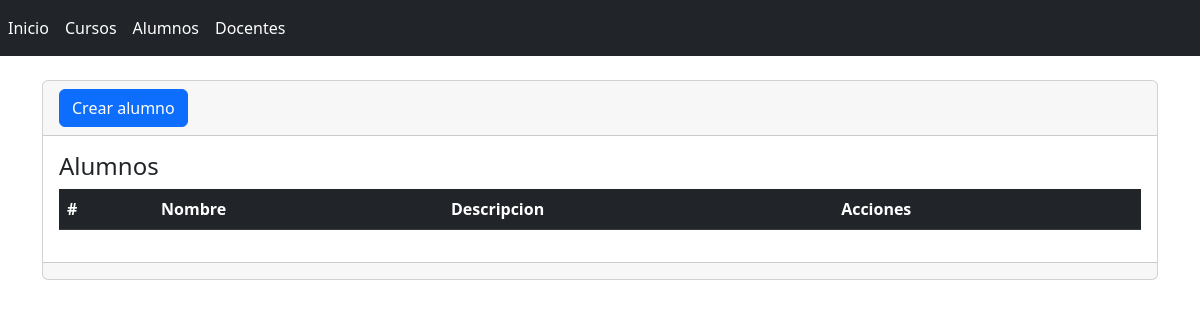
Page /alumnos on the earlier database version.
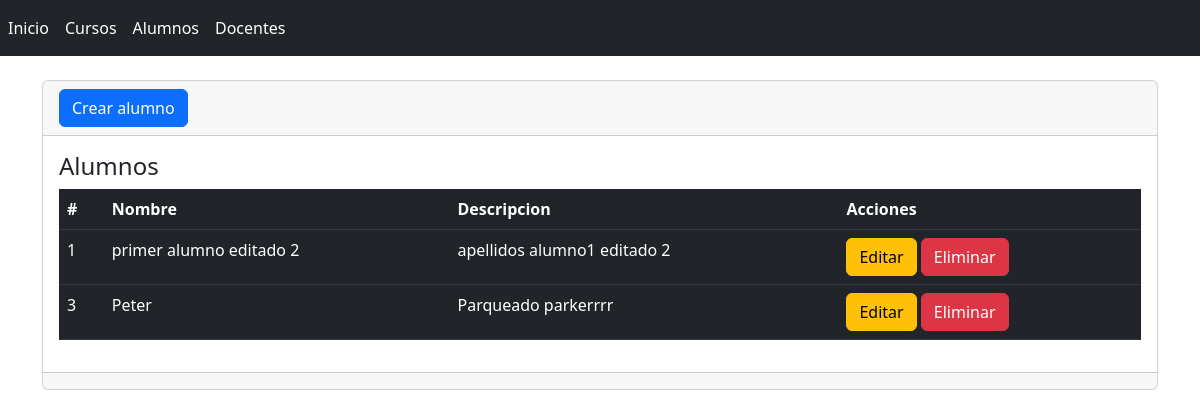
Same page on the later database version.
### alumno/models.py (models this page shows, shortened)
class Alumno(models.Model):
    id = models.AutoField(primary_key=True)#id auto_increment
    nombres= models.CharField(max_length=255,verbose_name="Nombres")#campo de texto
    apellidos= models.TextField(null=False,verbose_name="Apellidos")

### alumno/views.py (the view)
# urls.py: path('alumnos',views.alumnos,name='alumnos'),
def alumnos(request):
    alumnos=Alumno.objects.all()#se consulta los alumnos
    return render(request, 'alumnos/index.html',{'alumnos': alumnos})#nombre y valor

### alumno/templates/alumnos/index.html (shortened to what this page needs)
{% extends "base.html" %}
{% block contenido %}
<div class="card">
    <div class="card-header">
        <a name="" id="" class="btn btn-primary" href="{% url 'crearAlumno' %}" role="button">Crear alumno</a>
    </div>
    <div class="card-body">
        <h4 class="card-title">Alumnos</h4>
        <div class="table-responsive">
            <table class="table table-dark">
                <thead>
                    <tr>
                        <th scope="col">#</th>
                        <th scope="col">Nombre</th>
                        <th scope="col">Descripcion</th>
                        <th scope="col">Acciones</th>
                    </tr>
                </thead>
                <tbody>
                    {% for alumno in alumnos %}
                    <tr>
                        <td>{{ alumno.id }}</td>
                        <td>{{ alumno.nombres }}</td>
                        <td>{{ alumno.apellidos }}</td>
                        <td>
                            <a name="" id="" class="btn btn-warning" href="{% url 'editarAlumno' alumno.id %}" role="button">Editar</a>
                            <a name="" id="" class="btn btn-danger" href="{% url 'eliminarAlumno' alumno.id %}" role="button">Eliminar</a>
                        </td>
                    </tr>
                    {% endfor %}
                </tbody>
            </table>
        </div>
    </div>
    <div class="card-footer text-muted">
    </div>
</div>
{% endblock %}

Differences in the rows shown:
added Alumno: id "1", nombres "primer alumno editado 2", apellidos "apellidos alumno1 editado 2"
added Alumno: id "3", nombres "Peter", apellidos "Parqueado parkerrrr"
